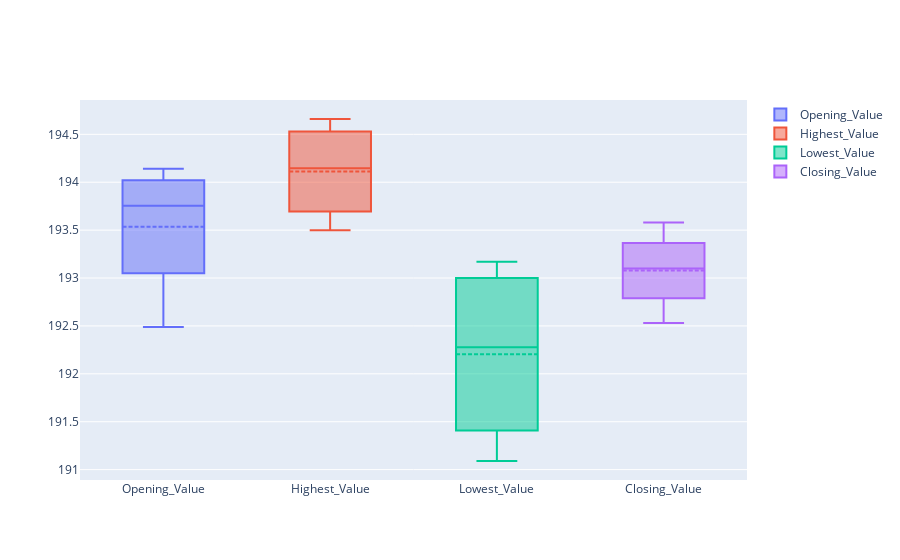

The notebook cell saved with this chart:
### Code cell
df_boxplot = test_data[(test_data['Company_Name'] == 'Apple') & (test_data['Year'] == '2023')]

#Boxplot with the selected company
fig2 = go.Figure()


for metric in df_boxplot.columns[8:12]:
        fig2.add_trace(go.Box(
            y=df_boxplot[metric],
            name=metric,
            boxmean=True  # Adiciona uma linha para a média
        ))

fig2

### Figure 1 — Plotly figure (JSON) as saved in the notebook; plotly's stock layout.template omitted (floating-point values rounded to 4 significant figures)
{"data": [{"boxmean": true, "name": "Opening_Value", "type": "box", "y": [193.9, 194.1, 192.5, 193.6]}, {"boxmean": true, "name": "Highest_Value", "type": "box", "y": [194.4, 194.7, 193.5, 193.9]}, {"boxmean": true, "name": "Lowest_Value", "type": "box", "y": [191.7, 193.2, 191.1, 192.8]}, {"boxmean": true, "name": "Closing_Value", "type": "box", "y": [192.5, 193.6, 193.2, 193.1]}], "layout": {}}
